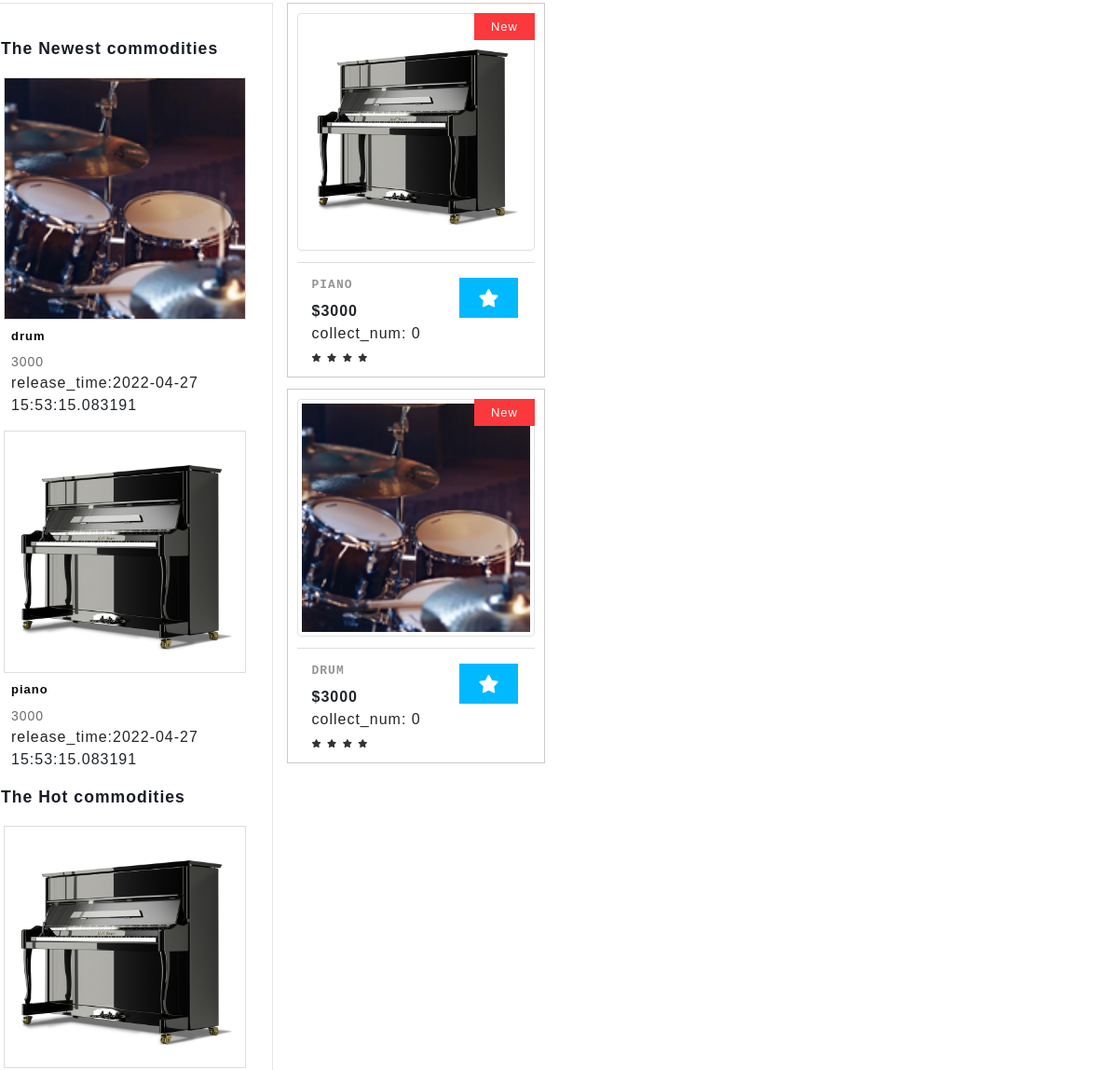
The page /shop (middle part) on the database as committed earlier.
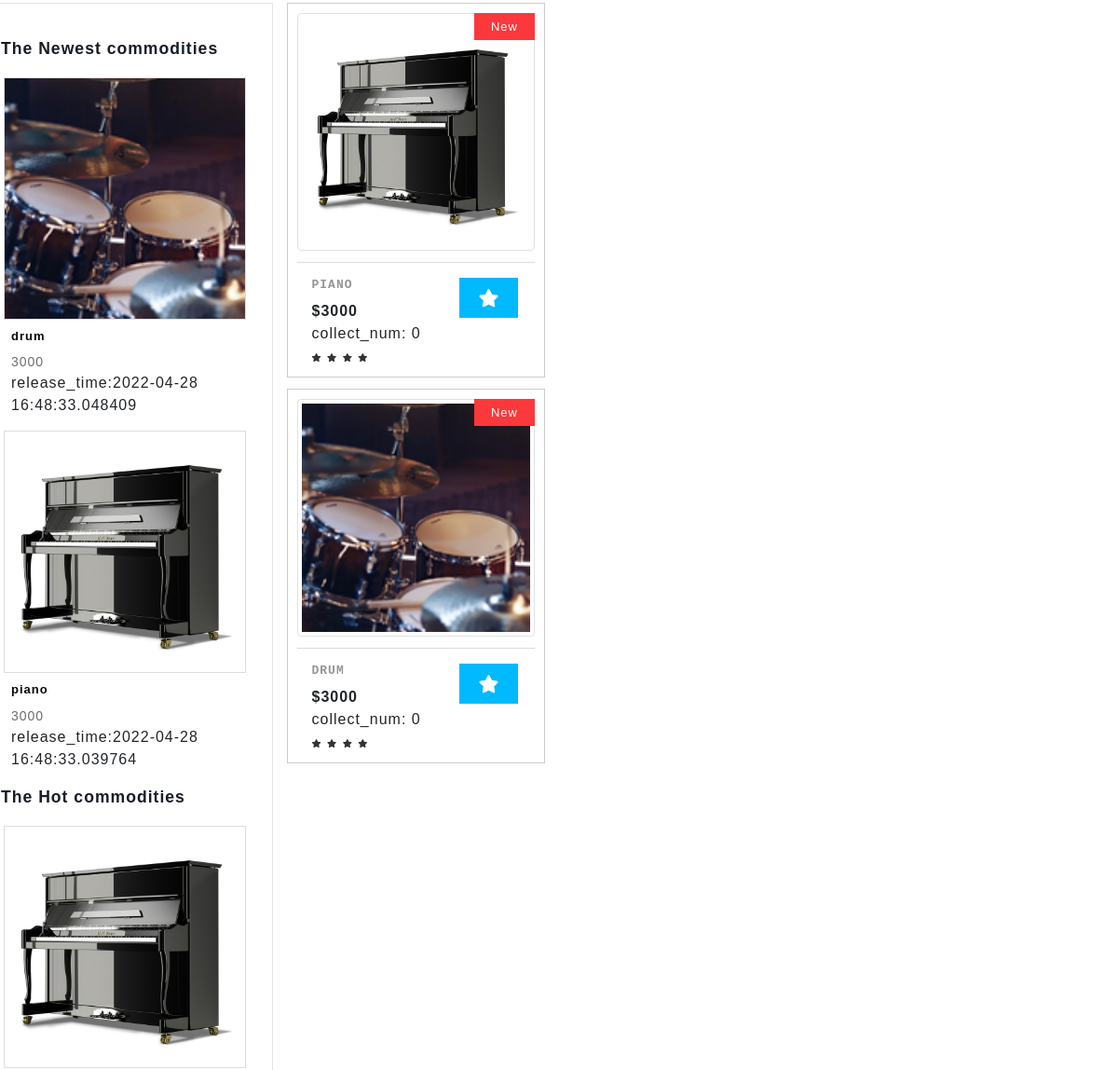
The same page on the database as committed later.
### app/models.py (models this page shows)
class Commodity(db.Model):
    __tablename__ = "commodity"
    __table_args__ = {'extend_existing': True}
    id = db.Column(db.Integer, primary_key=True, autoincrement=True)
    commodity_name = db.Column(db.String(32), nullable=False)
    release_time = db.Column(db.DateTime, default=datetime.now)
    cargo_quantity = db.Column(db.Integer, nullable=False)
    pic_path = db.Column(db.String(64), nullable=True)
    price = db.Column(db.Integer, nullable=False)
    introduction = db.Column(db.String(64), nullable=True)
    type = db.Column(db.String(32), nullable=False)
    collect_num = db.Column(db.Integer, default=0)
    is_collect = db.Column(db.Boolean, default=False, nullable=False)

### app/routes.py (the view)
@app.route('/shop', methods=['GET', 'POST'])
def shop():
    if islogined():
        authority = session.get('authority')
        user_icon = setIcon()
    else:
        authority = 0
        user_icon = 'NULL'
    print(session.get('price_section_start'))
    if session.get('price_section_start') is None:
        commodities = Commodity.query.all()
    else:
        commodities = Commodity.query.filter(
            Commodity.price.between(session.get('price_section_start'), session.get('price_section_end')))
    session.pop('price_section_start', None)
    session.pop('price_section_end', None)
    new_commodities = Commodity.query.order_by(Commodity.id.desc()).all()[0:5]
    collect_commodities = Commodity.query.order_by(Commodity.collect_num.desc()).all()[0:5]
    user_id = session.get('uid')
    for commodity in commodities:
        collections = Collections.query.filter_by(user_id=user_id, commodity_id=commodity.id).first()
        if collections:
            commodity.is_collected = True
        else:
            commodity.is_collected = False
    return render_template('shop.html', islogin=islogined(), commodities=commodities, new_commodities=new_commodities,
                           types=all_type, type_value=all_type.values(), icon=user_icon, user_id=user_id,
                           authority=authority, collect_commodities=collect_commodities)

### app/functions.py (called while the page is built)
def islogined():
    if session.get('USERNAME'):
        return True
    else:
        return False

### app/templates/shop.html (shortened to what the changed rows need)
{% extends "base.html" %}
{% block content %}
    <link href="../static/css/bootstrap.min.css" rel="stylesheet" type="text/css" media="all">
    <link href="../static/css/fontawesome-all.min.css" rel="stylesheet" type="text/css" media="all">
    <link rel="stylesheet" href="../static/css/shop.css" type="text/css">
    <link rel="stylesheet" type="text/css" href="../static/css/jquery-ui1.css">
    <link href="../static/css/style.css" rel='stylesheet' type='text/css' media="all">
    <section class="contact py-lg-4 py-md-3 py-sm-3 py-3">
        <div class="row">
            <div class="side-bar col-lg-3">
                <div class="left-side">
                    {% for commodity in new_commodities %}
                        <div class="row special-sec1">
                            <div class="col-xs-4 img-deals">
                                <img src="{{ commodity.pic_path }}" alt="" class="img-fluid">
                            </div>
                            <div class="col-xs-8 img-deal1">
                                <h3>{{ commodity.commodity_name }}</h3>
                                <a href="single/{{ commodity.id }}">{{ commodity.price }}</a><br>
                                <span>release_time:{{ commodity.release_time}}</span>
                            </div>
                        </div>
                    {% endfor %}
                </div>
                <div class="deal-leftmk left-side">
                    {% for commodity in collect_commodities %}
                        <div class="row special-sec1">
                            <div class="col-xs-4 img-deals">
                                <img src="{{ commodity.pic_path }}" alt="" class="img-fluid">
                            </div>
                        </div>
                    {% endfor %}
                </div>
            </div>
            <div class="left-ads-display col-lg-9">
                {% for commodity in commodities %}
                    <div class="row">
                        <div class="col-lg-4 col-md-6 col-sm-6 product-men women_two">
                            <div class="product-toys-info">
                                <div class="men-pro-item">
                                    <div class="men-thumb-item">
                                        <img src="{{ commodity.pic_path }}" class="img-thumbnail img-fluid" alt="">
                                        <span class="product-new-top">New</span>
                                    </div>
                                    <div class="item-info-product">
                                        <div class="info-product-price">
                                            <div class="grid_meta">
                                                <div class="product_price">
                                                    <h4>
                                                        <a href="single/{{ commodity.id }}">{{ commodity.commodity_name }}</a>
                                                    </h4>
                                                    <div class="grid-price mt-2">
                                                        <span class="money ">${{ commodity.price }}</span><br>
                                                        <span>collect_num:</span>
                                                        <span id="collect_num">{{ commodity.collect_num }}</span>
                                                    </div>
                                                </div>
                                                <ul class="stars">
                                                    <li>
                                                        <a href="#">
                                                            <i class="fas fa-star"></i>
                                                        </a>
                                                    </li>
                                                    <li>
                                                        <a href="#">
                                                            <i class="fas fa-star"></i>
                                                        </a>
                                                    </li>
                                                    <li>
                                                        <a href="#">
                                                            <i class="fas fa-star"></i>
                                                        </a>
                                                    </li>
                                                    <li>
                                                        <a href="#">
                                                            <i class="fas fa-star"></i>
                                                        </a>
                                                    </li>
                                                </ul>
                                            </div>
                                            <div class="toys single-item hvr-outline-out">
                                                <button id="button_collect{{ commodity.id }}"
                                                        class="toys-cart ptoys-cart"
                                                        {% if commodity.is_collected %}
                                                        style="background: rgb(255, 193, 7)"
                                                        {% else %}
                                                        style="background: #00b9ff"
                                                        {% endif %}
                                                        onclick=collect("{{ commodity.id }}")>
                                                    <i class="fas fa-star"></i>
                                                </button>
                                            </div>
                                        </div>
                                        <div class="clearfix"></div>
                                    </div>
                                </div>
                            </div>
                        </div>
                    </div>
                {% endfor %}
            </div>
        </div>
    </section>
{% endblock %}

Rows that differ between the two databases and show on the page:
changed Commodity "drum": release_time "2022-04-27 15:53:15.083191" → "2022-04-28 16:48:33.048409"
changed Commodity "piano": release_time "2022-04-27 15:53:15.083191" → "2022-04-28 16:48:33.039764"
